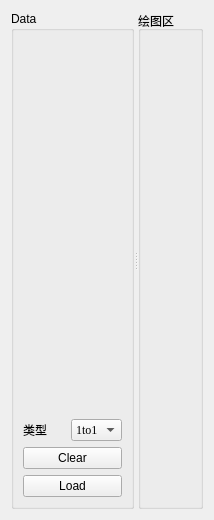
<?xml version="1.0" encoding="UTF-8"?>
<ui version="4.0">
 <class>LinePlot</class>
 <widget class="QWidget" name="LinePlot">
  <property name="geometry">
   <rect>
    <x>0</x>
    <y>0</y>
    <width>214</width>
    <height>520</height>
   </rect>
  </property>
  <property name="windowTitle">
   <string>Form</string>
  </property>
  <layout class="QVBoxLayout" name="verticalLayout_3">
   <item>
    <widget class="QSplitter" name="splitter">
     <property name="orientation">
      <enum>Qt::Horizontal</enum>
     </property>
     <widget class="QGroupBox" name="groupBox_2">
      <property name="title">
       <string>Data</string>
      </property>
      <layout class="QVBoxLayout" name="verticalLayout">
       <item>
        <layout class="QVBoxLayout" name="verticalLayout_data"/>
       </item>
       <item>
        <spacer name="verticalSpacer">
         <property name="orientation">
          <enum>Qt::Vertical</enum>
         </property>
         <property name="sizeHint" stdset="0">
          <size>
           <width>20</width>
           <height>40</height>
          </size>
         </property>
        </spacer>
       </item>
       <item>
        <layout class="QHBoxLayout" name="horizontalLayout">
         <item>
          <widget class="QLabel" name="label">
           <property name="text">
            <string>类型</string>
           </property>
          </widget>
         </item>
         <item>
          <widget class="QComboBox" name="cB_type">
           <property name="font">
            <font>
             <family>Times New Roman</family>
            </font>
           </property>
           <item>
            <property name="text">
             <string>1to1</string>
            </property>
           </item>
           <item>
            <property name="text">
             <string>2to1</string>
            </property>
           </item>
           <item>
            <property name="text">
             <string>3to1</string>
            </property>
           </item>
          </widget>
         </item>
        </layout>
       </item>
       <item>
        <widget class="QPushButton" name="btn_Clear">
         <property name="text">
          <string>Clear</string>
         </property>
        </widget>
       </item>
       <item>
        <widget class="QPushButton" name="btn_Load">
         <property name="text">
          <string>Load</string>
         </property>
        </widget>
       </item>
      </layout>
     </widget>
     <widget class="QGroupBox" name="groupBox">
      <property name="title">
       <string>绘图区</string>
      </property>
      <layout class="QVBoxLayout" name="verticalLayout_2">
       <item>
        <layout class="QVBoxLayout" name="verticalLayout_plot"/>
       </item>
      </layout>
     </widget>
    </widget>
   </item>
  </layout>
 </widget>
 <resources/>
 <connections/>
</ui>
